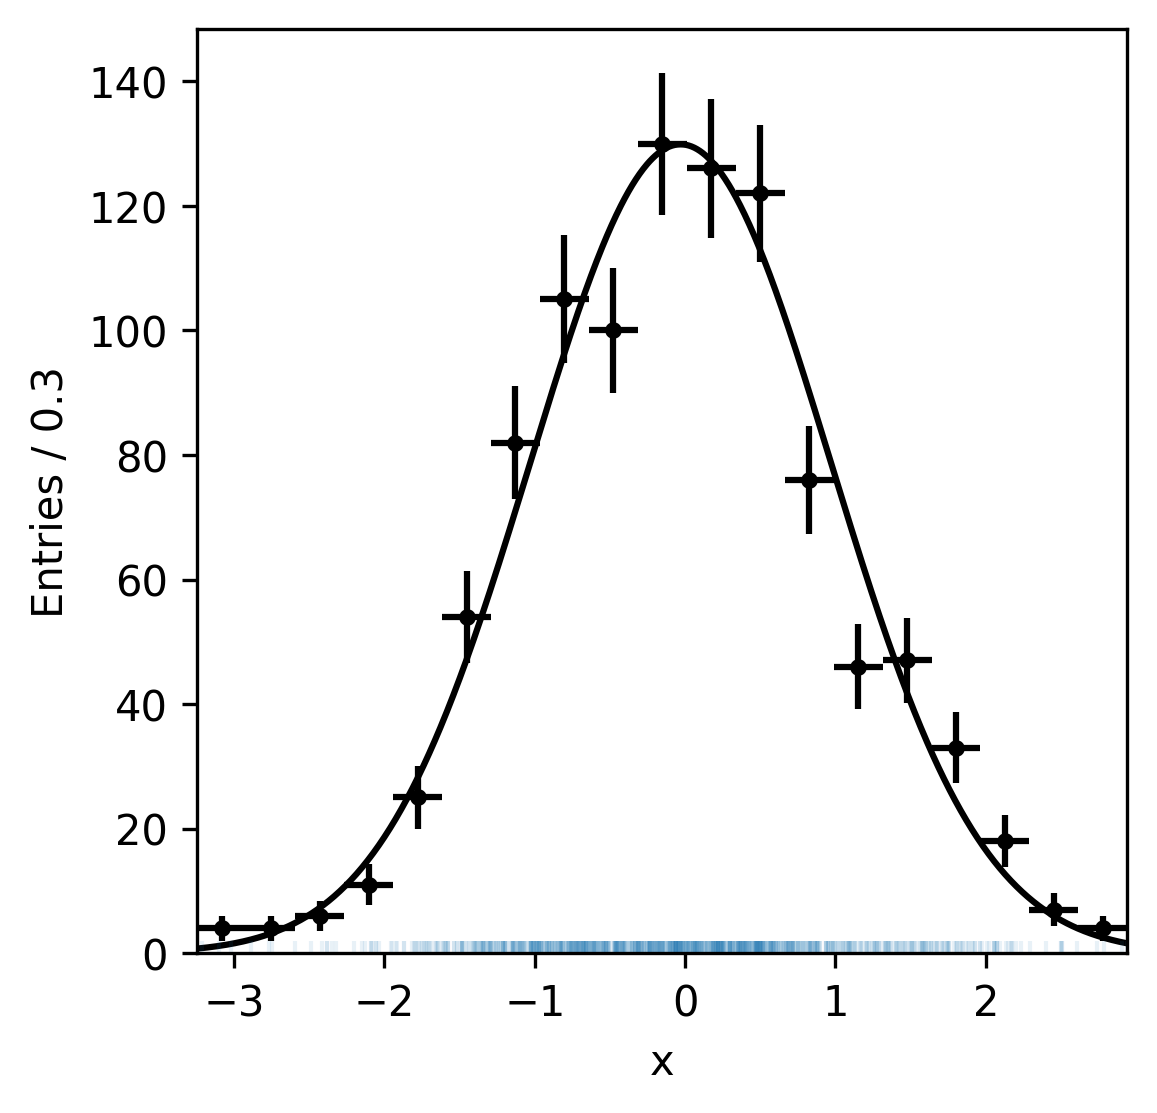

Source code (Python):
# -*- coding: utf-8 -*-
""" Simple fit to a gaussian distribution

In this example a fit is performed to a simple gaussion distribution.

Observables can be initialised by a list with the column name / variable name as first argument, followed
by the range and/or with the initial value and range:
x = ('x', -3, 3)
x = ('mass', -3, 0.02, 3)

Parameters are initialised with a tuple: sigma=(0,1) or again including a starting parameter: sigma=(0.01, 0, 1)
The order here is not important.

All parameters and observables can also be initialised by a ROOT.RooRealVar.

"""

from pyminufit.models import Gauss
import numpy as np

data = np.random.normal(0, 1, 1000)

pdf = Gauss(('x', -3, 3), mean=(-1, 0, 1))
pdf.fit(data)
pdf.plot(data, '01_simple_fit.png')

pdf.get()
